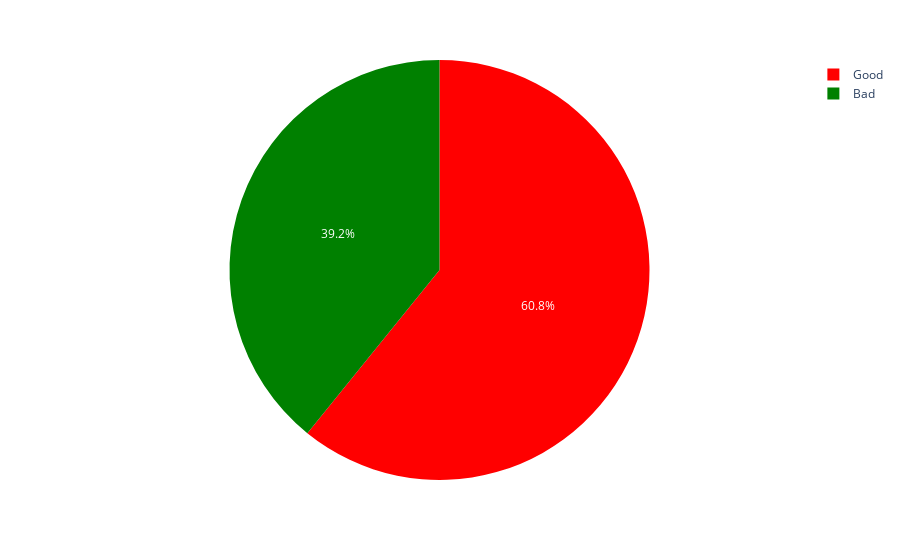

This figure's notebook cell:
### Code cell
import plotly.express as px

fig = px.pie(students,names='ParentschoolSatisfaction',color='ParentschoolSatisfaction',
             color_discrete_map={'Good':'red',
                                 'Bad':'green'})
fig.show()

### Figure 1 — Plotly figure (JSON) as saved in the notebook; plotly's stock layout.template omitted (floating-point values rounded to 4 significant figures; data arrays with more than 128 entries replaced by an {"elided": "..."} marker saying what was removed)
{"data": [{"customdata": {"elided": "480x1 str values"}, "domain": {"x": [0, 1], "y": [0, 1]}, "hovertemplate": "ParentschoolSatisfaction=%{customdata[0]}<extra></extra>", "labels": {"elided": "480 str values"}, "legendgroup": "", "marker": {"colors": {"elided": "480 str values"}}, "name": "", "showlegend": true, "type": "pie"}], "layout": {"legend": {"tracegroupgap": 0}, "margin": {"t": 60}}}
